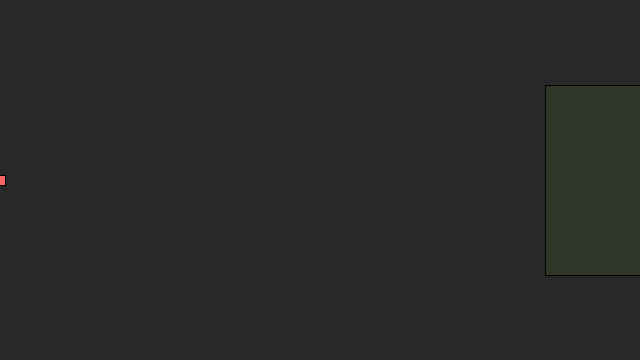
Frame 1 (no input)
Frame 60 (the mouse pressed at the canvas centre just before this capture): identical to frame 1, image omitted
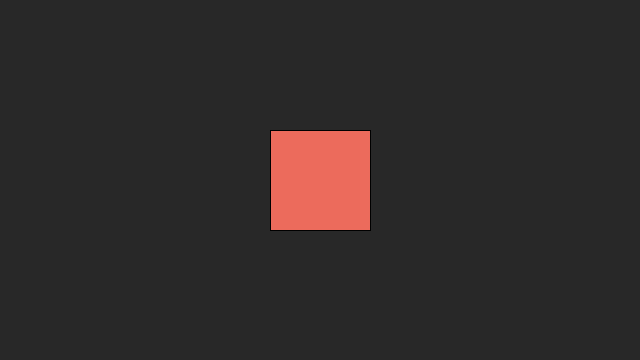
Frame 120 (the mouse held since frame 60 and released just before this capture)

The Processing sketch that drew these frames (run headless with seeded random() and noise(); from frame 60 on, the mouse is pressed at the canvas centre):

// Processing sketch: processing_150620
// ── processing_150620.pde

/**
 * Mouse 2D. 
 * 
 * Moving the mouse changes the position and size of each box. 
 */
 
void setup() 
{
  size(640, 360); 
  //noStroke();
  colorMode(RGB, 255, 255, 255, 400);
  rectMode(CENTER);
}

void draw() 
{   
  background(40); 
  fill(255, 100,100, 400);
  rect(mouseX, height/2, mouseY/2+10, mouseY/2+10);
  fill(100, 155,35, 50);
  int inverseX = width-mouseX;
  int inverseY = height-mouseY;
  rect(inverseX, height/2, (inverseY/2)+10, (inverseY/2)+10);
}

  
